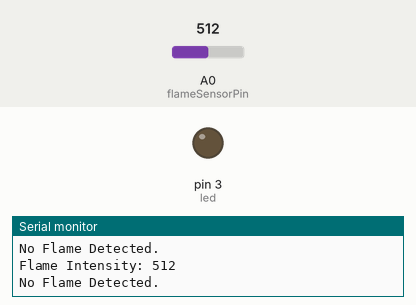
Bench run of a sketch on a simulated Arduino Uno, built with avr-gcc and run on an emulated ATmega328P. Parts: output pins drawn as LEDs (lit = HIGH), the last lines printed to the serial monitor. Inputs (shaded band) come from the test bench; at power-on: A0 (flameSensorPin) = 512.

Above: at 1.3 s.
1.4 s: A0 (flameSensorPin) set to 213
2.9 s: A0 (flameSensorPin) set to 192
At 3.7 s:
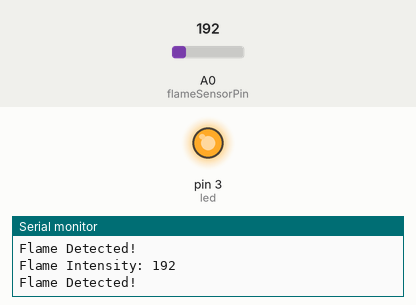
Timing chart, 0 to 5.9 s (numbered marks = the images above; inputs shaded):
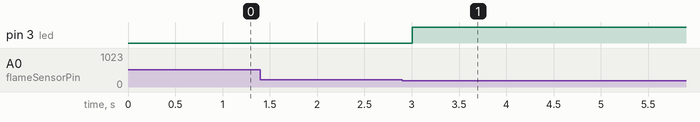

The sketch:

flame_sensor.ino
```cpp
int led = 3;
int flameSensorPin = A0;
int flameValue;

void setup() {
 pinMode ( led, OUTPUT );
  Serial.begin(9600);
}

void loop() {
  flameValue = analogRead(flameSensorPin);
  Serial.print("Flame Intensity: ");
  Serial.println(flameValue);
  if (flameValue < 200) {
    Serial.println("Flame Detected!");
    digitalWrite ( led , HIGH ) ;
  } else {
    Serial.println("No Flame Detected.");
  }

  delay(500);
}
```

Measured:
- the behaviour switches between 200 and 199 on A0 (flameSensorPin) (found by bisection; images 0 and 1)
- after the input at 2.9 s, pin 3 (led): LOW → HIGH after 0.10 s
